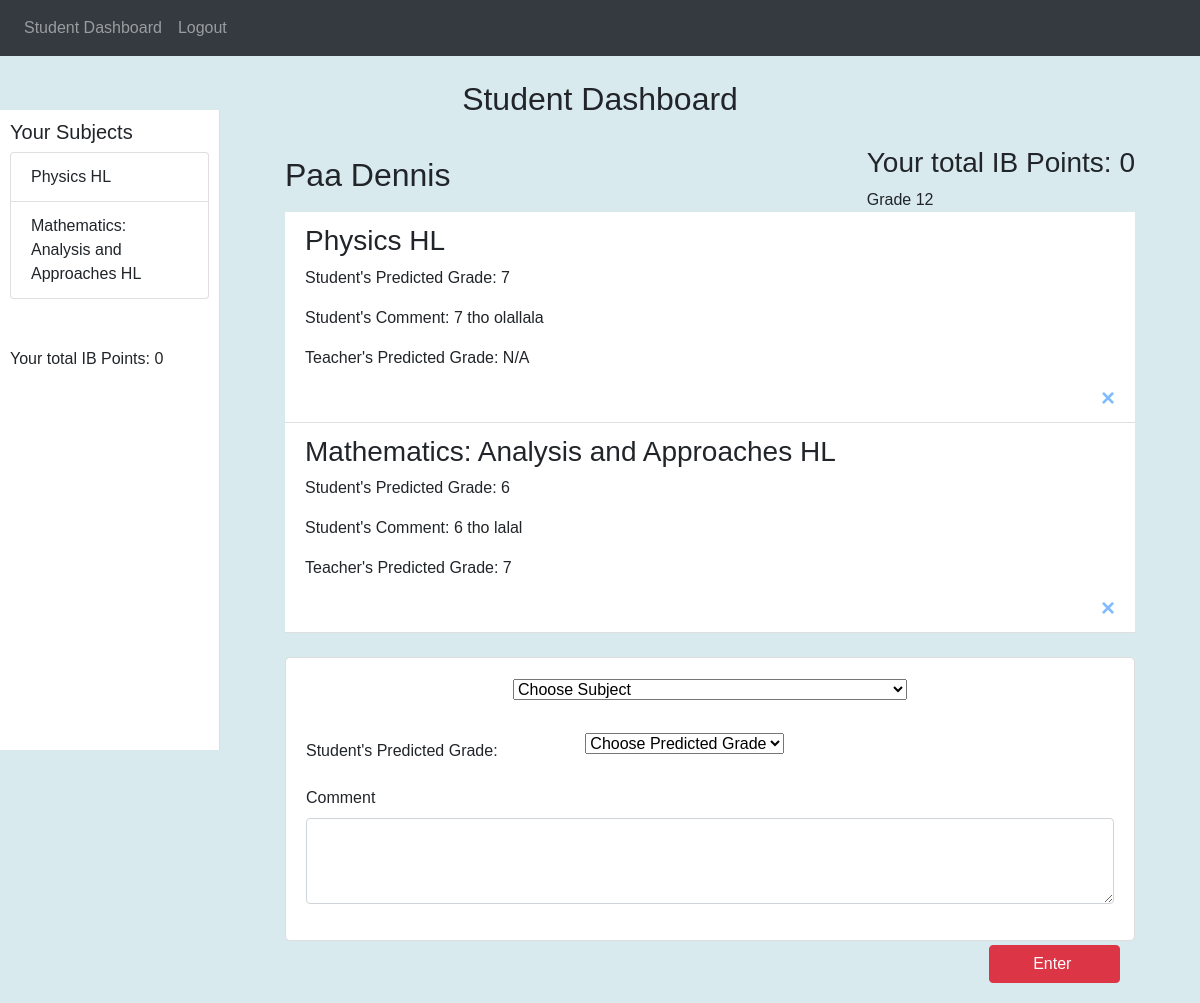
Page /student (signed in) on the earlier database version.
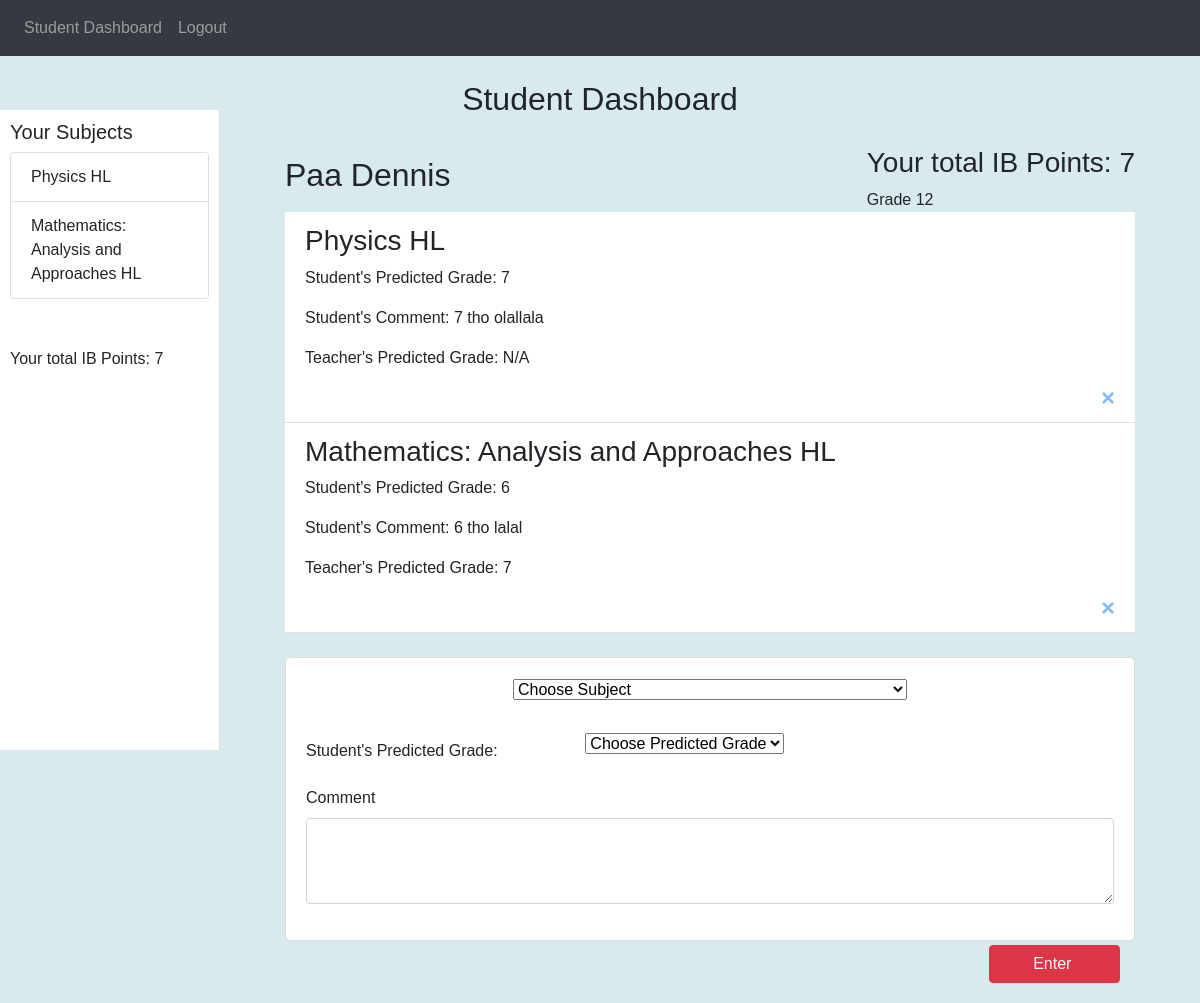
Same page on the later database version.
### website/models.py (models this page shows, shortened)
class Subjects(db.Model):
    __tablename__ = 'Subjects'
    SubjectID = db.Column(db.Integer, primary_key=True)
    SubjectName = db.Column(db.String(100), nullable=False)
    Level = db.Column(db.String(100), nullable=True) #change nullable to true

class Users(db.Model, UserMixin):
    __tablename__ = 'Users'
    UserID = db.Column(db.Integer, primary_key=True)
    FirstName = db.Column(db.String(100), nullable=False)
    LastName = db.Column(db.String(100), nullable=False)
    Email = db.Column(db.String(100), unique=True, nullable=False)
    Password = db.Column(db.String(255), nullable=False)
    Role = db.Column(db.String(50), nullable=False)
    __mapper_args__ = {
        'polymorphic_identity': 'user',
        'polymorphic_on': Role
    }

class Student(Users):  # Changed from Students to Student for consistency
    __tablename__ = 'Students'
    StudentID = db.Column(db.Integer, db.ForeignKey('Users.UserID'), primary_key=True)
    Grade = db.Column(db.Integer, nullable=False)
    Total = db.Column(db.Integer, nullable=True)
    subjects = db.relationship('Subjects', secondary='StudentsSubjects', backref=db.backref('students', lazy='dynamic'))
    predicted_grades = db.relationship('PredictedGrades', backref='predictedgrades_student', lazy=True, overlaps="students,predicted_grades")
    __mapper_args__ = {
        'polymorphic_identity': 'student',  # Ensure this matches the Role value
    }

class Users(db.Model, UserMixin):
    __tablename__ = 'Users'
    UserID = db.Column(db.Integer, primary_key=True)
    FirstName = db.Column(db.String(100), nullable=False)
    LastName = db.Column(db.String(100), nullable=False)
    Email = db.Column(db.String(100), unique=True, nullable=False)
    Password = db.Column(db.String(255), nullable=False)
    Role = db.Column(db.String(50), nullable=False)
    __mapper_args__ = {
        'polymorphic_identity': 'user',
        'polymorphic_on': Role
    }

class PredictedGrades(db.Model):
    __tablename__ = 'PredictedGrades'
    StudentID = db.Column(db.Integer, db.ForeignKey('Students.StudentID'), primary_key=True, nullable=True)
    SubjectID = db.Column(db.Integer, db.ForeignKey('Subjects.SubjectID'), primary_key=True, nullable=True)
    TeacherID = db.Column(db.Integer, db.ForeignKey('Teachers.TeacherID'), nullable=True)
    StudentPredictedGrade = db.Column(db.VARCHAR(100), nullable=True) #change db.Integer to varchar
    TeacherPredictedGrade = db.Column(db.VARCHAR(100), nullable=True)
    Comment = db.Column(db.String(255), nullable=True)
    student = db.relationship('Student', backref=db.backref('predictedgrades_student', lazy=True, overlaps="predicted_grades,students"))
    teacher = db.relationship('Teacher', backref=db.backref('predictedgrades_teacher', lazy=True, overlaps="teachers,predicted_grades"))
    subject = db.relationship('Subjects', backref=db.backref('predictedgrades', lazy=True))

### website/views.py (the view)
@views.route('/student', methods=['GET', 'POST'])
@role_required('student')
def student_dashboard():
    subjects = models.Subjects.query.all()
    try:
        if request.method == 'POST':
            subject_name = request.form.get('subject')
            if subject_name:
                subject_id, subject_name = subject_name.split('|')
            pg = request.form.get('pg')
            comment =  request.form.get('comment')
            subject_count = db.session.query(models.StudentsSubjects).filter_by(StudentID=current_user.UserID).count()
            if subject_count >= 8:
                flash('You can not add more than 8 predicted grades', category='error')
            elif not pg:
                flash('Select a predicted grade', category='error')
            elif len(comment) < 4:
                flash('Enter an appropriate comment', category='error')
            elif (subject_name == 'Theory of Knowledge' or subject_name == 'Extended Essay') and pg not in ['A', 'B', 'C', 'D', 'E']:
                flash(f'{subject_name} can not be assigned this grade', category='error')
            else:
                predicted_grade = models.PredictedGrades(
                    StudentID=current_user.UserID,
                    SubjectID=subject_id,
                    StudentPredictedGrade=pg,
                    Comment=comment
                )
                student_subject = models.StudentsSubjects(
                    StudentID=current_user.UserID,
                    SubjectID=subject_id,
                    SubjectName = subject_name
                )
                try:
                    db.session.add(predicted_grade)
                    db.session.add(student_subject)
                    db.session.commit()
                    flash('Predicted Grade Added', category="success")
                except Exception as e:
                    db.session.rollback()
                    flash(f"Subject Already Added", category="error")
    except:
        flash('Select a Subject', category="error")
        return redirect(url_for("views.student_dashboard"))
    student_id = current_user.UserID
    ee_grade_row = db.session.query(models.PredictedGrades.TeacherPredictedGrade).filter_by(
        StudentID=student_id,
        SubjectID=29  # Subject ID for EE
    ).first()
    tok_grade_row = db.session.query(models.PredictedGrades.TeacherPredictedGrade).filter_by(
        StudentID=student_id,
        SubjectID=30  # Subject ID for TOK
    ).first()
    ee_grade = ee_grade_row[0] if ee_grade_row else 0
    tok_grade = tok_grade_row[0] if tok_grade_row else 0
    total_predicted_grades = db.session.query(func.sum(models.PredictedGrades.TeacherPredictedGrade)
    ).filter_by(StudentID=student_id).scalar()
    if total_predicted_grades == None:
        total_predicted_grades = 0
    else:
        total_predicted_grades+= get_diploma_points(tok_grade, ee_grade)
    student =  models.Student.query.filter_by(StudentID=student_id).first()
    student.Total =  total_predicted_grades
    try:
        db.session.commit()
    except Exception as e:
        db.session.rollback()
        flash(f'An error occurred: {e}', category='error')
    return render_template("student.html", subjects=subjects, students=current_user)

### website/__init__.py (called while the page is built)
def create_app():
    app = Flask(__name__)
    app.config['SECRET_KEY'] = 'hjshjhdjah kjshkjdhjs'
    app.config['SQLALCHEMY_DATABASE_URI'] = f'sqlite:///{DB_NAME}'
    db.init_app(app)
    migrate = Migrate(app, db)
    from .views import views
    from .auth import auth
    app.register_blueprint(views, url_prefix='/')
    app.register_blueprint(auth, url_prefix='/')
    from . import models
    with app.app_context():
        db.create_all()
    login_manager = LoginManager()
    login_manager.login_view = 'auth.login'
    login_manager.init_app(app)
    @login_manager.user_loader
    def load_user(UserID):
        return models.Users.query.get(int(UserID))
    return app

### website/views.py (called while the page is built)
def role_required(role):
    def wrapper(func):
        @wraps(func)
        @login_required
        def decorated_view(*args, **kwargs):
            if current_user.Role != role:
                flash(f"You do not have access to the {role}'s dashboard.", category="error")
                return redirect(url_for(f'views.{current_user.Role}_dashboard'))
            return func(*args, **kwargs)
        return decorated_view
    return wrapper

def get_diploma_points(tok_grade, ee_grade):
        points_matrix = {
            'A': {'A': 3, 'B': 3, 'C': 2, 'D': 2, 'E': 'Failing condition'},
            'B': {'A': 3, 'B': 2, 'C': 2, 'D': 1, 'E': 'Failing condition'},
            'C': {'A': 2, 'B': 2, 'C': 2, 'D': 1, 'E': 'Failing condition'},
            'D': {'A': 2, 'B': 1, 'C': 1, 'D': 0, 'E': 'Failing condition'},
            'E': {'A': 'Failing condition', 'B': 'Failing condition', 'C': 'Failing condition', 'D': 'Failing condition', 'E': 'Failing condition'},
        }
        points = points_matrix.get(ee_grade, {}).get(tok_grade, 0)
        return points

### website/templates/student.html (shortened to what this page needs)
{% extends "base.html" %} {% block title %}Student Dashboard{% endblock %}
{% block navlink %}
student
{% endblock %}
{% block navname %}
Student Dashboard
{% endblock %}
{% block content %}
<br>
<h2 class="text-center">Student Dashboard</h2>
<div class="sidebar">
    <h5 class="mt-auto"> Your Subjects</h5>
    <ul class="list-group mb-5">
        {% for subject in students.subjects %}
        <li class="list-group-item" value="{{subject.SubjectName}}">
            {{subject.SubjectName}}
            {% if subject.Level==None %}
            {{pass}}
            {% else %}
            {{subject.Level}}
            {% endif %}
        </li>
        {% endfor %}
    </ul>
    <div class="mt-4">
        <p>Your total IB Points: {{students.Total}}</p>
    </div>
</div>
<div class="content">
    <div class="content-header">
        <h2>{{students.FirstName}} {{students.LastName}}</h2>
        <div>
            <h3>Your total IB Points:
                {% if students.Total == None %}
                    #
                {% else %}
                {{students.Total}}
                {% endif %}
            </h3>
            <span class="ms-3 ">Grade {{students.Grade}}</span>
        </div>
    </div>
    <ul class="list-group list-group-flush" id="grades">
        {% for predictedgrade in students.predicted_grades %}
        <li class="list-group-item">
            <h3> {{predictedgrade.subject.SubjectName}}
                {% if predictedgrade.subject.Level == None %}
                {{pass}}
                {% else %}
                {{predictedgrade.subject.Level}}
                {% endif %}
            </h3>
            <p> Student's Predicted Grade: {{predictedgrade.StudentPredictedGrade}}</p>
            <p>Student's Comment:  {{predictedgrade.Comment}}</p>
            <p>Teacher's Predicted Grade:
                {% if predictedgrade.TeacherPredictedGrade == None %}
                N/A
                {% else %}
                {{predictedgrade.TeacherPredictedGrade}}
                {% endif %}
            </p>
            <form method="POST">
                <button type="button" class="close" id="delete" onclick="return confirm('Are you sure you want to delete this predicted grade?')">
                    <a href="{{ url_for('views.delete_predicted_grade', student_id=predictedgrade.StudentID, subject_id=predictedgrade.SubjectID) }}">
                    <span aria-hidden="true">&times;</span>
                    </a>
                </button>
            </form>
        </li>
        {% endfor %}
    </ul>
    <br>
    <form method="POST">
        <div class="form-container mt-6">
            <div class="row mb-3">
                <div class="col-12 text-center">
                    <select name="subject" class="form-select form-select-lg mb-3" aria-label="Large select example">
                        <option selected>Choose Subject</option>
                        </select>
                    </div>
                </div>
            <div class="row mb-3">
                    <label for="studentPredictedGrade" class="col-sm-4  col-form-label">Student's Predicted Grade:</label>
                    <div class="col-sm-4 md-end">
                        <select name="pg" id="pg" class="form-select form-select-sm mb-3" aria-label="Large select example">
                            <option selected>Choose Predicted Grade</option>
                        </select>
                    </div>
            </div>
            <div class="row mb-3">
                <div class="col-12">
                    <label for="comment" class="form-label">Comment</label>
                    <textarea id="comment" name="comment" value="comment" rows="3" class="form-control"></textarea>
                </div>
            </div>
        </div>
            <div class="col-12 text-right pt-1">
                <button class="btn btn-danger text-center">&nbsp;&nbsp;&nbsp;&nbsp;&nbsp;&nbsp;&nbsp;Enter&nbsp;&nbsp;&nbsp;&nbsp;&nbsp;&nbsp;&nbsp;&nbsp;</button>
            </div>
        </div>
</div>
{% endblock %}

### website/templates/base.html (shortened to what this page needs)
<!DOCTYPE html>
<html>
    <head>
        <link rel="stylesheet" href="https://stackpath.bootstrapcdn.com/bootstrap/4.4.1/css/bootstrap.min.css"
 />
        <link rel="stylesheet" href="https://stackpath.bootstrapcdn.com/font-awesome/4.7.0/css/font-awesome.min.css"
 />
    </head>
    <body style="background-color:rgb(217, 234, 238);">
        <nav class="navbar navbar-expand-lg navbar-dark bg-dark">
            <div class="collapse navbar-collapse" id="navbar">
                <div class="navbar-nav">
                    <a class="nav-item nav-link" id= "navname" href="{% block navlink %}/{% endblock %}">
                        {% block navname %}{% endblock %}</a>
                    <a class="nav-item nav-link" id="logout" href="/logout">Logout</a>
                </div>
            </div>
        </nav>
        <div class="container">{% block content %} {% endblock %}</div>
    </body>
</html>

### website/templates/student.html (style rules this page uses)
body { font-family: Arial, sans-serif; margin: 0; padding: 0; background-color: #f8f9fa; }
.sidebar { width: 220px; height: 80vh; position: absolute; top: 110px; left: 0; background-color: #fff; padding-top: 10px; padding-left: 10px; padding-right: 10px; border-right: 1px solid #ddd; }
.content { margin-left: 220px; padding: 20px; }
.content-header { display: flex; justify-content: space-between; align-items: center; }
.form-container { background-color: #fff; padding: 20px; border: 1px solid #ddd; border-radius: 5px; }
.form-container input, .form-container textarea { width: 100%; }

Differences in the rows shown:
changed Student: Total "0" → "7"
